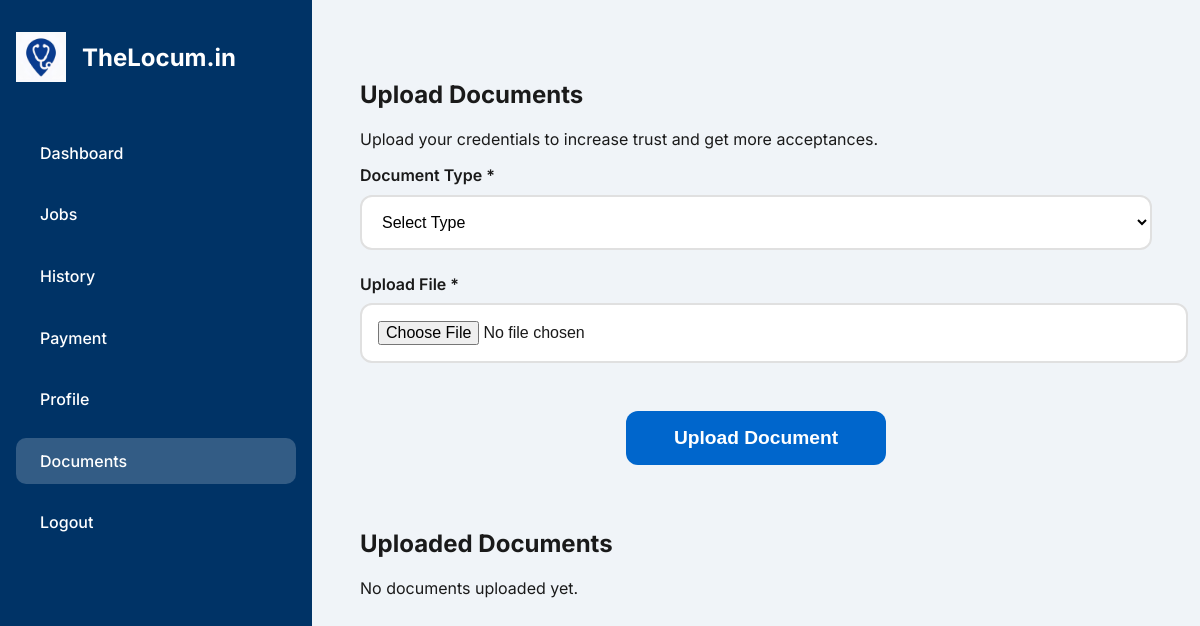
Before: /doctor/documents (signed in) with the older database file.
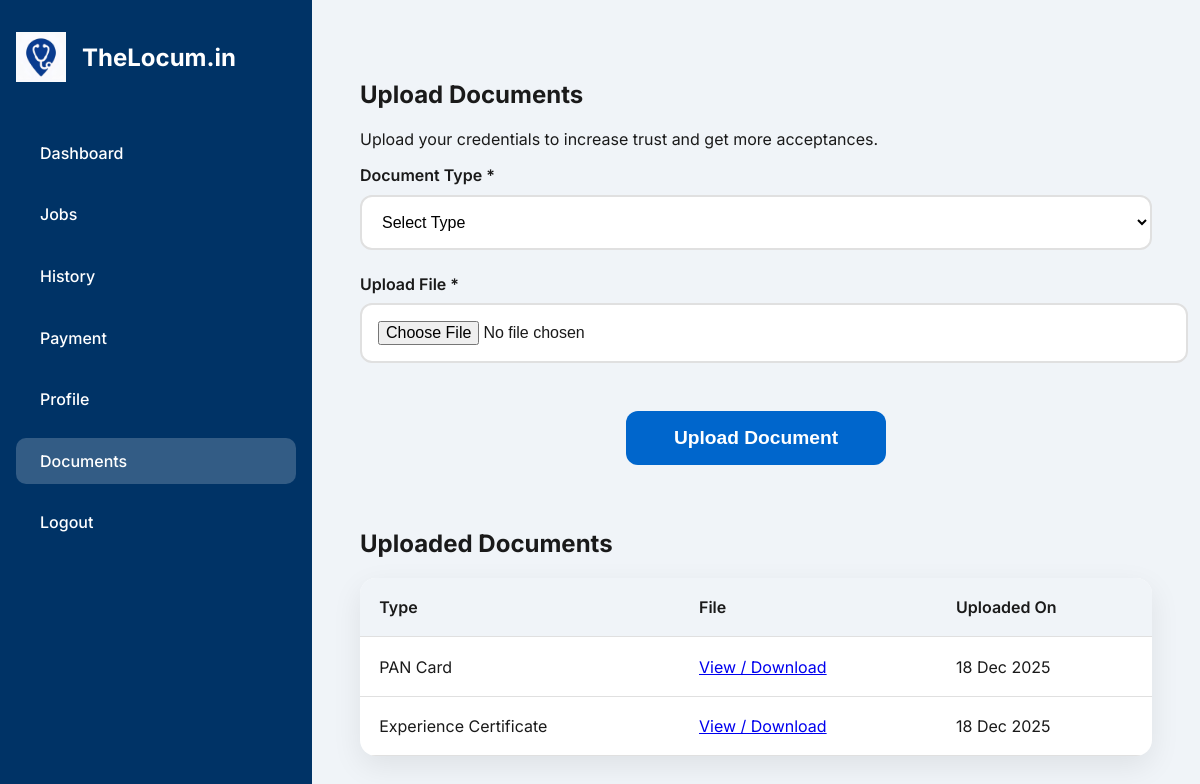
After: the same page with the newer database file.
### models.py (models this page shows)
class DoctorDocument(db.Model):
    __bind_key__ = 'doctors'
    __tablename__ = 'doctor_documents'
    id = db.Column(db.Integer, primary_key=True)
    doctor_id = db.Column(db.Integer, db.ForeignKey('doctors.id'))
    document_type = db.Column(db.String(100))
    file_path = db.Column(db.String(300))
    uploaded_at = db.Column(db.DateTime, default=datetime.utcnow)

### app.py (the view)
    @app.route('/doctor/documents')
    @login_required
    def doctor_documents():
        if not isinstance(current_user, DoctorUser):
            return redirect(url_for('dashboard'))
        return render_template('doctor/documents.html')

### templates/doctor/documents.html (shortened to what this page needs)
{% extends "doctor/base_doctor.html" %}
{% block content %}
<h2>Upload Documents</h2>
<p>Upload your credentials to increase trust and get more acceptances.</p>
<form method="POST" action="{{ url_for('doctor_upload_document') }}" enctype="multipart/form-data">
    <div class="form-group">
        <label for="document_type">Document Type *</label>
        <select name="document_type" id="document_type" required>
            <option value="">Select Type</option>
        </select>
    </div>
    <div class="form-group">
        <label for="document_file">Upload File *</label>
        <input type="file" name="document_file" id="document_file" accept=".pdf,.jpg,.jpeg,.png" required>
    </div>
    <button type="submit" class="btn-large">Upload Document</button>
</form>
<h2 style="margin-top: 4rem;">Uploaded Documents</h2>
{% if current_user.documents %}
<table class="table">
    <thead>
        <tr>
            <th>Type</th>
            <th>File</th>
            <th>Uploaded On</th>
        </tr>
    </thead>
    <tbody>
        {% for doc in current_user.documents %}
        <tr>
            <td>{{ doc.document_type }}</td>
            <td><a href="{{ doc.file_path }}" target="_blank">View / Download</a></td>
            <td>{{ doc.uploaded_at.strftime('%d %b %Y') }}</td>
        </tr>
        {% endfor %}
    </tbody>
</table>
{% else %}
<p>No documents uploaded yet.</p>
{% endif %}
{% endblock %}

### templates/doctor/base_doctor.html (shortened to what this page needs)
<!DOCTYPE html>
<html lang="en">
<head>
    <link rel="stylesheet" href="{{ url_for('static', filename='css/hospital_dashboard.css') }}">
</head>
<body>
    <div class="container">
        <aside class="sidebar">
            <div class="logo">
                <img src="{{ url_for('static', filename='logo.png') }}" alt="TheLocum.in Logo">
                <span>TheLocum.in</span>
            </div>
            <ul>
                <li><a href="{{ url_for('dashboard') }}" class="{{ 'active' if request.endpoint == 'dashboard' else '' }}">Dashboard</a></li>
                <li><a href="{{ url_for('doctor_jobs') }}" class="{{ 'active' if request.endpoint == 'doctor_jobs' else '' }}">Jobs</a></li>
                <li><a href="{{ url_for('doctor_history') }}" class="{{ 'active' if request.endpoint == 'doctor_history' else '' }}">History</a></li>
                <li><a href="{{ url_for('doctor_payment') }}" class="{{ 'active' if request.endpoint == 'doctor_payment' else '' }}">Payment</a></li>
                <li><a href="{{ url_for('doctor_profile') }}" class="{{ 'active' if request.endpoint == 'doctor_profile' else '' }}">Profile</a></li>
                <li><a href="{{ url_for('doctor_documents') }}" class="{{ 'active' if request.endpoint == 'doctor_documents' else '' }}">Documents</a></li>
                <li><a href="{{ url_for('logout') }}">Logout</a></li>
            </ul>
        </aside>
        <main class="main">
            {% block content %}{% endblock %}
        </main>
    </div>
</body>
</html>

### static/css/hospital_dashboard.css (style rules this page uses)
:root { --primary: #0066cc; --primary-dark: #0052a3; --text: #1a1a1a; --text-light: #666666; --bg: #f0f4f8; --white: #ffffff; --border: #e0e0e0; --shadow: 0 10px 30px rgba(0,0,0,0.08); --card-shadow: 0 10px 30px rgba(0,0,0,0.08); --alert-success-bg: #d4edda; --alert-success-text: #155724; --alert-error-bg: #f8d7da; --alert-error-text: #721c24; }
body { margin: 0; font-family: 'Inter', sans-serif; background: var(--bg); color: var(--text); }
.container { display: flex; min-height: 100vh; }
.sidebar { width: 280px; background: #003366; color: white; padding: 2rem 1rem; flex-shrink: 0; }
.sidebar .logo { display: flex; align-items: center; gap: 1rem; margin-bottom: 3rem; font-size: 1.5rem; font-weight: 700; }
.sidebar .logo img { height: 50px; object-fit: contain; }
.sidebar ul { list-style: none; padding: 0; margin: 0; }
.sidebar li { margin: 1rem 0; }
.sidebar a { color: white; text-decoration: none; padding: 0.8rem 1.5rem; display: block; border-radius: 10px; transition: background 0.3s ease; font-weight: 500; }
.sidebar a:hover, .sidebar a.active { background: rgba(255, 255, 255, 0.2); }
.main { flex: 1; padding: 3rem; }
.btn-large { display: block; width: fit-content; margin: 3rem auto 0; padding: 1rem 3rem; background: var(--primary); color: white; border: none; border-radius: 12px; font-size: 1.2rem; font-weight: 600; cursor: pointer; transition: all 0.3s ease; }
.form-group { margin-bottom: 1.5rem; }
.form-group label { display: block; margin-bottom: 0.6rem; font-weight: 600; color: var(--text); }
.form-group input, .form-group select, .form-group textarea { width: 100%; padding: 1rem; border: 2px solid var(--border); border-radius: 12px; font-size: 1rem; background: var(--white); }
.table { width: 100%; border-collapse: collapse; background: var(--white); border-radius: 16px; overflow: hidden; box-shadow: var(--shadow); margin-top: 1rem; }
.table th, .table td { padding: 1.2rem; text-align: left; border-bottom: 1px solid var(--border); }
.table th { background: #f0f4f8; font-weight: 600; color: var(--text); }

Changed rows visible on the page:
added DoctorDocument: document_type "PAN Card", uploaded_at "18 Dec 2025"
added DoctorDocument: document_type "Experience Certificate", uploaded_at "18 Dec 2025"
Other visible differences:
text no longer shown: "No documents uploaded yet."
text now shown: "Type File Uploaded On"
